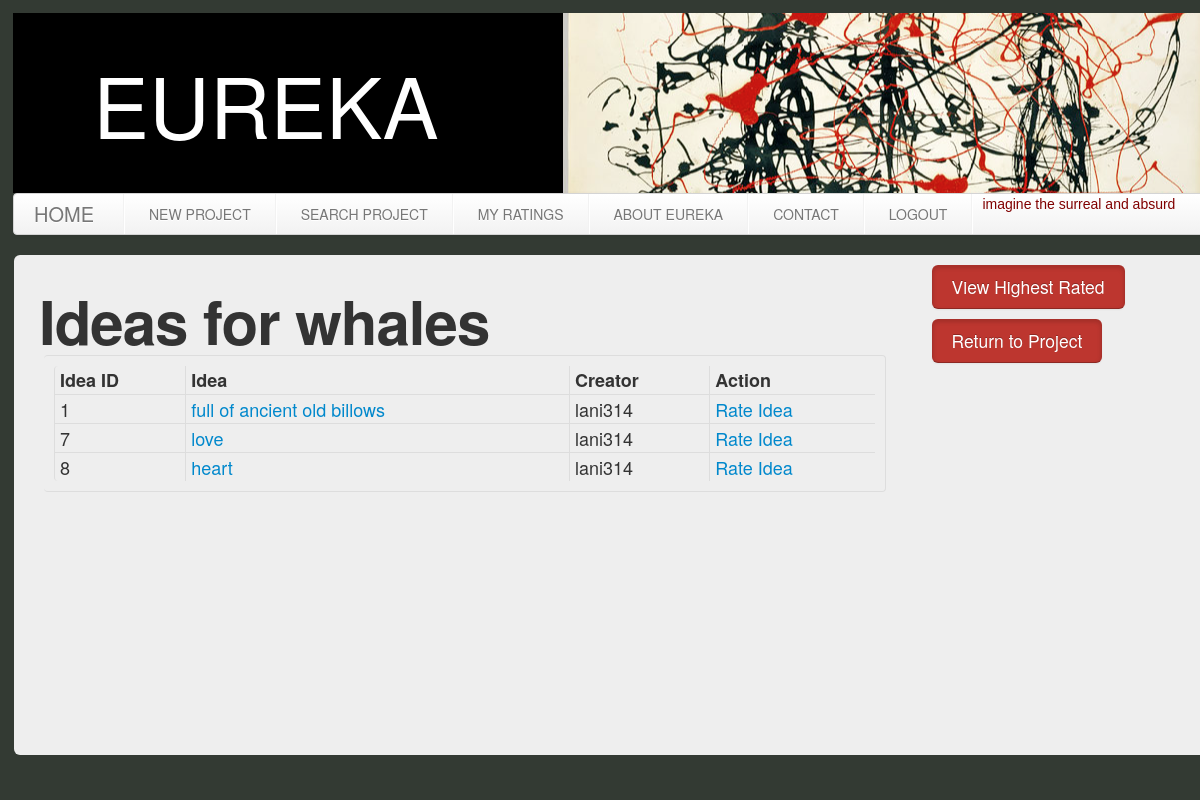
The page /my_project/1/all_ideas on the database as committed earlier.
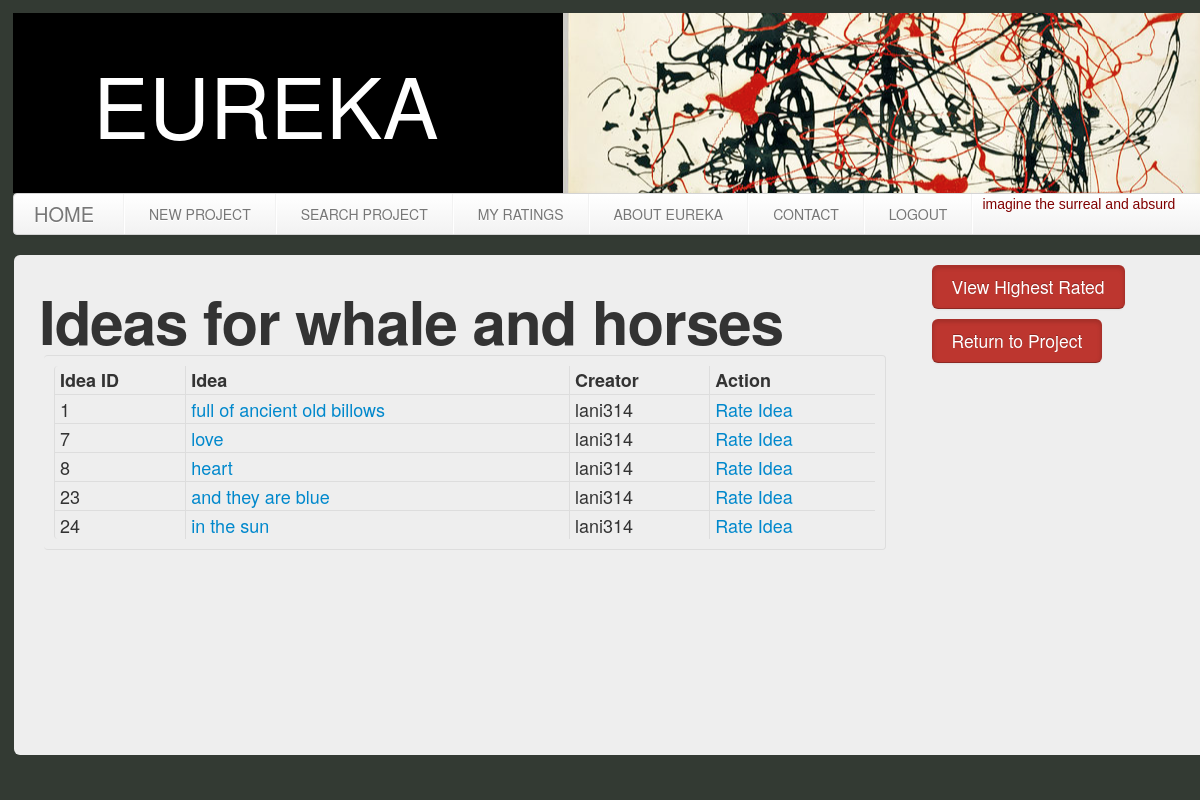
The same page on the database as committed later.
### model.py (models this page shows)
class Project(Base):
    __tablename__ = "projects"
    id = Column(Integer, primary_key = True)
    project_master = Column(Integer, ForeignKey('users.id'))
    project_name = Column(String(80), nullable=True)
    project_password = Column(String, nullable=True)
    base_text = Column(String, nullable=True)
    keywords = Column(String, nullable=True)
    master = relationship("User", backref=backref("projects", order_by=id))

class Idea(Base):
    __tablename__ = "ideas"
    id = Column(Integer, primary_key = True)
    project_id = Column(Integer, ForeignKey('projects.id'))
    creator_id = Column(Integer, ForeignKey('users.id'))
    idea = Column(String, nullable = True)
    average_rating = Column(Integer, nullable = True)
    total_ratings = Column(Integer, nullable = True)
    ratings_sum = Column(Integer, nullable = True)
    idea_project = relationship("Project", backref=backref("ideas", order_by=id))
    creator = relationship("User", backref=backref("ideas", order_by=id))

class User(Base):
    __tablename__ = "users"
    id = Column(Integer, primary_key = True)
    email = Column(String(80), nullable=False)
    username = Column(String(80), nullable=False)
    password = Column(String(80), nullable=False)

### views.py (the view)
@app.route("/my_project/<int:id>/all_ideas", methods=["GET"])
def all_ideas(id):
    recent_ideas = []
    for work in model.session.query(model.Idea).filter_by(project_id=id):
        recent_ideas.append(work)
        name = work.idea_project.project_name
        pro_id = work.project_id
    return render_template("/all_ideas.html", recent_ideas=recent_ideas, name=name, pro_id=pro_id)

### views.py (called while the page is built)
@app.before_request
def before_request():
    user_id = session.get("id")
    if user_id:
        g.user = model.session.query(model.User).get(user_id)
    else:
        g.user = None

### templates/all_ideas.html (shortened to what this page needs)
{% extends "base.html" %}
      {% block content %}
      <div class="container">
  <div class="hero-unit">
     <div class="row-fluid">
      <div class="span9">
<div class="general_text">
  <h1> Ideas for {{name}} </h1>
        <table class="table table-bordered table-hover table-condensed table-bordered">
      <tr>
        <th>Idea ID</th>
        <th>Idea</th>
        <th>Creator</th>
        <th>Action</th>
    <tbody>
      <tr>
    {% for individual in recent_ideas %}
        <td>{{individual.id}}</td>
        <td><a href="{{url_for("idea", id=individual.project_id, idea=individual.id)}}">{{individual.idea}}</a></td>
        <td>{{individual.creator.username}}</td>
        <td><a href="{{url_for("rate_idea", id=individual.project_id, idea=individual.id)}}">Rate Idea</a></td>
        </tr>
    {% endfor %}
 </table>
       </div></div>
  <div class="span3">
 <a href="{{url_for("sorted_ideas", id=pro_id)}}" class="btn btn-danger btn-large active"></i>View Highest Rated</a>
   <a href="{{url_for("my_project", id=pro_id)}}" class="btn btn-danger btn-large active"></i>Return to Project</a>
</div></div>
   <br>
<br>
 </div>
{% endblock %}

Rows that differ between the two databases and show on the page:
changed Project: project_name "whales" → "whale and horses"
added Idea: id "23", idea "and they are blue", creator.username "lani314"
added Idea: id "24", idea "in the sun", creator.username "lani314"
